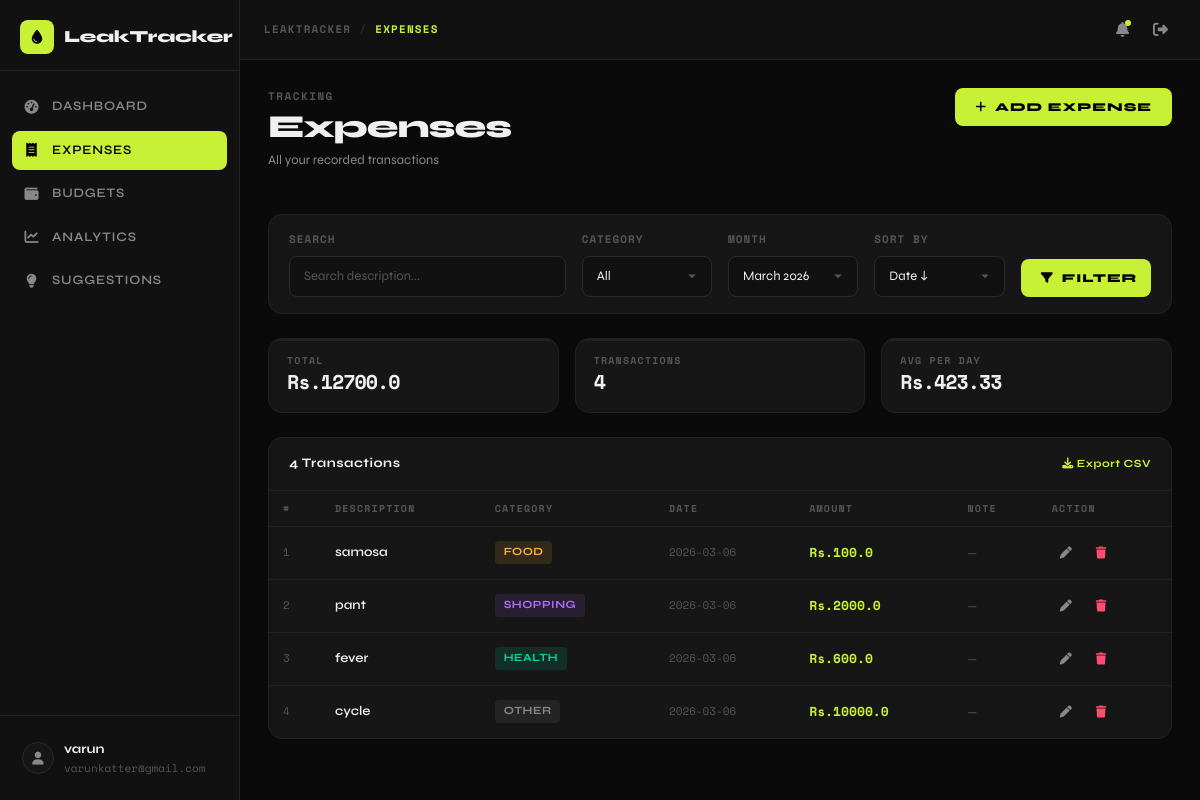
/expenses (signed in), run on the app's committed database.
### tables this page shows
CREATE TABLE expenses (
        id INTEGER PRIMARY KEY AUTOINCREMENT,
        user_id INTEGER NOT NULL,
        description TEXT NOT NULL,
        amount REAL NOT NULL,
        category TEXT NOT NULL,
        date TEXT NOT NULL,
        note TEXT,
        FOREIGN KEY(user_id) REFERENCES users(id));

### app.py (the view)
@app.route('/expenses')
@login_required
def expenses():
    uid = session['user_id']
    months = get_months(uid)
    search = request.args.get('search', '')
    cat = request.args.get('category', '')
    month = request.args.get('month', months[0]['value'])
    sort = request.args.get('sort', 'date_desc')
    order = {'date_desc':'date DESC','date_asc':'date ASC','amount_desc':'amount DESC','amount_asc':'amount ASC'}.get(sort,'date DESC')
    q = "SELECT * FROM expenses WHERE user_id=? AND strftime('%Y-%m',date)=?"
    p = [uid, month]
    if search: q += " AND description LIKE ?"; p.append(f'%{search}%')
    if cat: q += " AND category=?"; p.append(cat)
    q += f" ORDER BY {order}"
    conn = get_db()
    rows = [dict(r) for r in conn.execute(q, p).fetchall()]
    total = sum(r['amount'] for r in rows)
    conn.close()
    return render_template('expenses.html',
        expenses=rows, categories=CATEGORIES, available_months=months,
        filters={'search':search,'category':cat,'month':month,'sort':sort},
        summary={'total':round(total,2),'count':len(rows),'avg_day':round(total/30,2)},
        today=date.today().isoformat())

### app.py (called while the page is built)
def get_db():
    conn = sqlite3.connect(DB)
    conn.row_factory = sqlite3.Row
    return conn

def login_required(f):
    from functools import wraps
    @wraps(f)
    def decorated(*args, **kwargs):
        if 'user_id' not in session:
            flash('Please login first.', 'danger')
            return redirect(url_for('login'))
        return f(*args, **kwargs)
    return decorated

def get_months(user_id):
    conn = get_db()
    rows = conn.execute(
        "SELECT DISTINCT strftime('%Y-%m', date) as ym FROM expenses WHERE user_id=? ORDER BY ym DESC",
        (user_id,)).fetchall()
    conn.close()
    months = []
    for r in rows:
        try:
            dt = datetime.strptime(r['ym'], '%Y-%m')
            months.append({'value': r['ym'], 'label': dt.strftime('%B %Y')})
        except: pass
    if not months:
        now = datetime.now()
        months = [{'value': now.strftime('%Y-%m'), 'label': now.strftime('%B %Y')}]
    return months

### templates/expenses.html (shortened to what this page needs)
{% extends "base.html" %}
{% block breadcrumb %}EXPENSES{% endblock %}
{% block content %}
<div class="page-header d-flex align-items-start justify-content-between flex-wrap gap-3">
    <div>
        <div class="page-label">TRACKING</div>
        <h1 class="page-title">Expenses</h1>
        <p class="page-subtitle">All your recorded transactions</p>
    </div>
    <button class="btn-accent" data-bs-toggle="modal" data-bs-target="#addExpenseModal">
        <i class="fa-solid fa-plus"></i> Add Expense
    </button>
</div>
<div class="content-card mb-4">
    <div class="card-body-custom" style="padding:16px 20px;">
        <div class="row g-3 align-items-end">
            <div class="col-12 col-md-4">
                <label class="form-label-custom">Search</label>
                <input type="text" class="form-control-custom" id="searchInput" placeholder="Search description..." value="{{ filters.search or '' }}">
            </div>
            <div class="col-6 col-md-2">
                <label class="form-label-custom">Category</label>
                <select class="form-control-custom" id="catFilter">
                    <option value="">All</option>
                </select>
            </div>
            <div class="col-6 col-md-2">
                <label class="form-label-custom">Month</label>
                <select class="form-control-custom" id="monthFilter">
                    {% for m in available_months %}
                    <option value="{{ m.value }}" {% if filters.month == m.value %}selected{% endif %}>{{ m.label }}</option>
                    {% endfor %}
                </select>
            </div>
            <div class="col-6 col-md-2">
                <label class="form-label-custom">Sort By</label>
                <select class="form-control-custom" id="sortFilter">
                    <option value="date_desc" {% if filters.sort == 'date_desc' %}selected{% endif %}>Date ↓</option>
                </select>
            </div>
            <div class="col-6 col-md-2">
                <button class="btn-accent w-100" onclick="applyFilters()">
                    <i class="fa-solid fa-filter"></i> Filter
                </button>
            </div>
        </div>
    </div>
</div>
<div class="row g-3 mb-4">
    <div class="col-4">
        <div class="stat-card" style="padding:14px 18px;">
            <div class="stat-label mb-1">Total</div>
            <div class="stat-value" style="font-size:20px;">Rs.{{ summary.total }}</div>
        </div>
    </div>
    <div class="col-4">
        <div class="stat-card" style="padding:14px 18px;">
            <div class="stat-label mb-1">Transactions</div>
            <div class="stat-value" style="font-size:20px;">{{ summary.count }}</div>
        </div>
    </div>
    <div class="col-4">
        <div class="stat-card" style="padding:14px 18px;">
            <div class="stat-label mb-1">Avg per Day</div>
            <div class="stat-value" style="font-size:20px;">Rs.{{ summary.avg_day }}</div>
        </div>
    </div>
</div>
<div class="content-card">
    <div class="card-header-custom">
        <span class="card-title-custom">{{ expenses | length }} Transactions</span>
        <a href="{{ url_for('export_expenses') }}" class="card-action">
            <i class="fa-solid fa-download"></i> Export CSV
        </a>
    </div>
    {% if expenses %}
    <div class="table-responsive">
        <table class="table-custom">
            <thead>
                <tr>
                    <th>#</th>
                    <th>Description</th>
                    <th>Category</th>
                    <th>Date</th>
                    <th>Amount</th>
                    <th>Note</th>
                    <th>Action</th>
                </tr>
            </thead>
            <tbody>
                {% for exp in expenses %}
                <tr>
                    <td class="mono" style="color:var(--text-muted);font-size:11px;">{{ loop.index }}</td>
                    <td class="primary">{{ exp.description }}</td>
                    <td><span class="cat-badge {{ exp.category|lower }}">{{ exp.category }}</span></td>
                    <td class="mono" style="font-size:11px;color:var(--text-muted);">{{ exp.date }}</td>
                    <td class="mono primary" style="color:var(--accent);">Rs.{{ exp.amount }}</td>
                    <td style="font-size:12px;color:var(--text-muted);max-width:160px;overflow:hidden;text-overflow:ellipsis;white-space:nowrap;">
                        {{ exp.note or '—' }}
                    </td>
                    <td>
                        <div class="d-flex gap-2">
                            <button class="action-btn" title="Edit"
                                onclick="editExpense({{ exp | tojson }})">
                                <i class="fa-solid fa-pen" style="font-size:12px;"></i>
                            </button>
                            <form method="POST" action="{{ url_for('delete_expense', id=exp.id) }}" style="display:inline;">
                                <button type="submit" class="action-btn" title="Delete"
                                    onclick="return confirm('Delete this expense?')"
                                    style="color:var(--danger);">
                                    <i class="fa-solid fa-trash" style="font-size:12px;"></i>
                                </button>
                            </form>
                        </div>
                    </td>
                </tr>
                {% endfor %}
            </tbody>
        </table>
    </div>
    {% endif %}
</div>
{% endblock %}

### templates/base.html (shortened to what this page needs)
<!DOCTYPE html>
<html lang="en">
<head>
    <link rel="stylesheet" href="https://cdn.jsdelivr.net/npm/bootstrap@5.3.0/dist/css/bootstrap.min.css">
    <link rel="stylesheet" href="https://cdnjs.cloudflare.com/ajax/libs/font-awesome/6.4.0/css/all.min.css">
    <link rel="stylesheet" href="{{ url_for('static', filename='css/main.css') }}">
</head>
<body>
<div class="sidebar" id="sidebar">
    <div class="sidebar-header">
        <div class="logo">
            <span class="logo-icon"><i class="fa-solid fa-droplet"></i></span>
            <span class="logo-text">LeakTracker</span>
        </div>
    </div>
    <nav class="sidebar-nav">
        <a href="{{ url_for('dashboard') }}" class="nav-item {% if request.endpoint == 'dashboard' %}active{% endif %}">
            <i class="fa-solid fa-gauge-high"></i>
            <span>Dashboard</span>
        </a>
        <a href="{{ url_for('expenses') }}" class="nav-item {% if request.endpoint == 'expenses' %}active{% endif %}">
            <i class="fa-solid fa-receipt"></i>
            <span>Expenses</span>
        </a>
        <a href="{{ url_for('budgets') }}" class="nav-item {% if request.endpoint == 'budgets' %}active{% endif %}">
            <i class="fa-solid fa-wallet"></i>
            <span>Budgets</span>
        </a>
        <a href="{{ url_for('analytics') }}" class="nav-item {% if request.endpoint == 'analytics' %}active{% endif %}">
            <i class="fa-solid fa-chart-line"></i>
            <span>Analytics</span>
        </a>
        <a href="{{ url_for('suggestions') }}" class="nav-item {% if request.endpoint == 'suggestions' %}active{% endif %}">
            <i class="fa-solid fa-lightbulb"></i>
            <span>Suggestions</span>
        </a>
    </nav>
    <div class="sidebar-footer">
        <div class="user-info">
            <div class="user-avatar">
                <i class="fa-solid fa-user"></i>
            </div>
            <div class="user-details">
                <span class="user-name">{{ session.get('username', 'User') }}</span>
                <span class="user-email">{{ session.get('email', 'user@example.com') }}</span>
            </div>
        </div>
    </div>
</div>
<div class="main-content" id="mainContent">
    <div class="topbar">
        <div class="topbar-breadcrumb">
            <span class="breadcrumb-parent">LEAKTRACKER</span>
            <span class="breadcrumb-sep">/</span>
            <span class="breadcrumb-current">{% block breadcrumb %}DASHBOARD{% endblock %}</span>
        </div>
        <div class="topbar-actions">
            <button class="action-btn" title="Notifications">
                <i class="fa-solid fa-bell"></i>
                <span class="badge-dot"></span>
            </button>
            <a href="{{ url_for('logout') }}" class="action-btn" title="Logout">
                <i class="fa-solid fa-right-from-bracket"></i>
            </a>
        </div>
    </div>
    <div class="page-content">
        {% block content %}{% endblock %}
    </div>
</div>
</body>
</html>

### data on the page
expenses: description "samosa", category "FOOD", date "2026-03-06", amount "100.0", note "—"
expenses: description "pant", category "SHOPPING", date "2026-03-06", amount "2000.0", note "—"
expenses: description "fever", category "HEALTH", date "2026-03-06", amount "600.0", note "—"
expenses: description "cycle", category "OTHER", date "2026-03-06", amount "10000.0", note "—"

### other printed values
{{ session.get('username', 'User') }} "varun"
{{ session.get('email', 'user@example.com') }} "varunkatter@gmail.com"
{{ summary.total }} "12700.0"
{{ summary.count }} "4"
{{ summary.avg_day }} "423.33"
{{ expenses | length }} "4"
form field value "March 2026"
